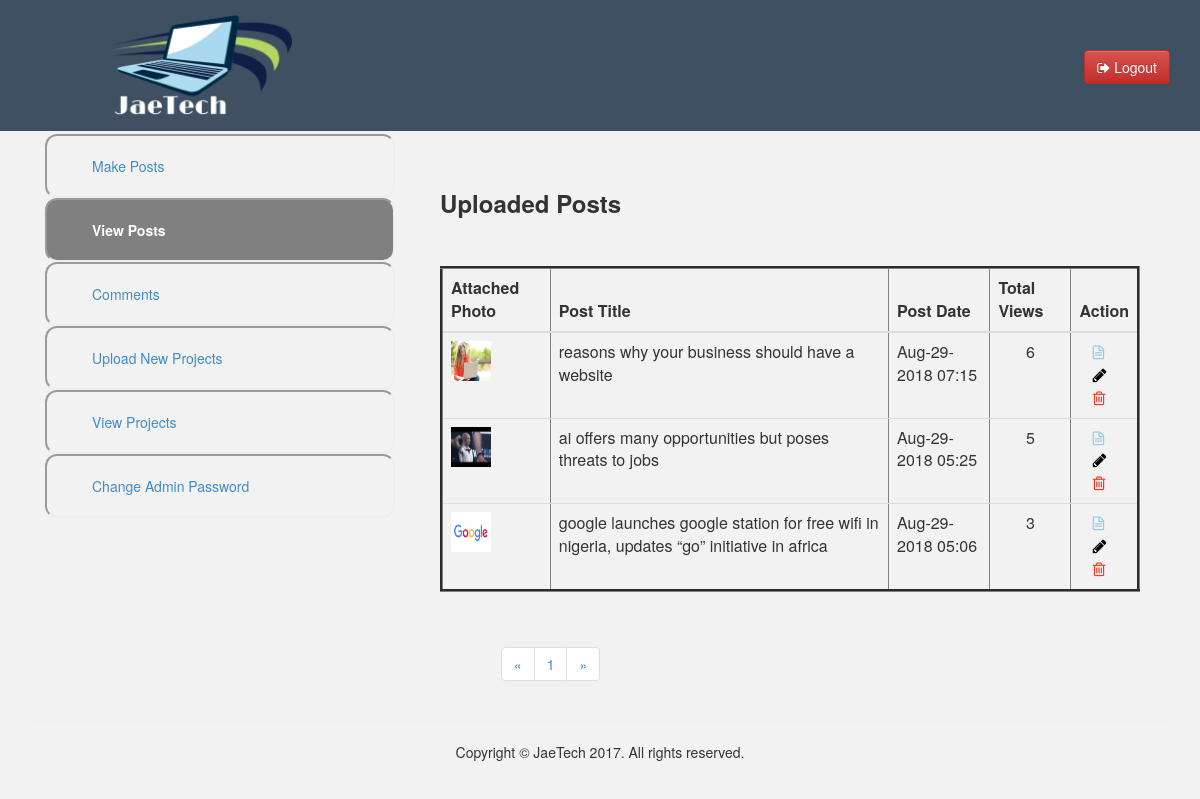
The page /administrator/viewposts.php (signed in) on the database its author committed.
### tables this page shows
CREATE TABLE IF NOT EXISTS `posts` (
  `postid` int(11) NOT NULL AUTO_INCREMENT,
  `posttitle` varchar(700) NOT NULL,
  `attachedfile` varchar(300) NOT NULL,
  `blogPost` varchar(6000) NOT NULL,
  `slugged_title` varchar(400) NOT NULL,
  `dateTime` varchar(100) NOT NULL,
  `hitz` int(200) NOT NULL DEFAULT '0',
  PRIMARY KEY (`postid`)
);

### administrator/viewposts.php (the view, shortened to what this page needs)
<html>
<head>
<link rel="stylesheet" type="text/css" href="css/bootstrap.min.css"/>
<link rel="stylesheet" href="css/font-awesome.min.css">
<link rel="stylesheet" type="text/css" href="css/bootstrap-theme.min.css"/>
<link rel="stylesheet" type="text/css" href="css/style.css"/>
</head>
<body>
	<header class="navbar navbar-inverse navbar-fixed-top bs-docs-nav" role="banner">
		<div class="container nbar">
			<div class="navbar-header">
				<a href="index.php" class="navbar-brand"><img src="img/logo.png" alt="jaetech_logo"  style="height:100px; margin-left: 80px;" align="left" class="img-responsive"/></a>
			</div>
			<nav class="collapse navbar-collapse bs-navbar-collapse" role="navigation">
				<span style="float:right; margin-top:50px;"><a href="sessionend.php" class="btn btn-danger"><i class="fa fa-sign-out"></i>&nbsp;Logout</a></span>
			</nav>
		</div>
	</header>
	<div class="container margin">
		<div class="row">
			<div class="col-md-12">
				<div class="col-md-4">
					<div class="sec-nvbar">
						<ul>
							<a href="posts.php"><li>Make Posts</li></a>
							<a href="viewposts.php"><li  class="actve">View Posts</li></a>
							<a href="comments.php"><li>Comments</li></a>
							<a href="workdone.php"><li>Upload New Projects</li></a>
							<a href="viewprojects.php"><li>View Projects</li></a>
							<a href="change_password.php"><li>Change Admin Password</li></a>
						</ul>
					</div>
				</div>
				<div class="col-md-8">
					<div class="col-sm-12 col-md-12">
						<h3><b>Uploaded Posts</b></h3><br/><br/>
						<table cellpadding="10px" cellspacing="5px" border="3px" class="table">
							<thead>
								<tr>
									<th><b>Attached Photo</b></th>
									<th><b>Post Title</b></th>
									<th><b>Post Date</b></th>
									<th><b>Total Views</b></th>
									<th><b>Action</b></th>
								</tr>
							</thead>
							<tbody>
								<?php
		                          $results_per_page = 10;
		                          $result = mysql_query("SELECT * FROM posts");
		                          $num_of_results = mysql_num_rows($result);
	                              $num_of_pages = ceil($num_of_results/$results_per_page);
	                              if (!isset($_GET['page'])) {
	                                  $page = 1;
	                              }else{
	                                $page = $_GET['page'];
	                              }
	                              $this_page_first_result = ($page-1)*$results_per_page;
								$sql="SELECT * FROM posts ORDER BY postid DESC LIMIT " .$this_page_first_result.','.$results_per_page;
								$r = mysql_query($sql);
								if($r){
									while ($row = mysql_fetch_array($r)) {
										echo "<tr>";
										echo '<td><img src="../postfiles/'.$row['attachedfile'].'" height=40 width=40/></td>';
										echo '<td>'.$row['posttitle'].'</td>';
										echo '<td>'.$row['dateTime'].'</td>';
										echo '<td align="center">'.$row['hitz'].'</td>';
										echo '<td><a href="previewpost.php?id='.$row['postid'].'">&nbsp;&nbsp;&nbsp;<span class="fa fa-file-text-o" style="color:skyblue; text-align:center;"></span></a><br/><a href="editpost.php?id='.$row['postid'].'">&nbsp;&nbsp;&nbsp;<span class="fa fa-pencil" style="color:black; text-align:center;"></span></a><br/><a href="deletepost.php?id='.$row['postid'].'">&nbsp;&nbsp;&nbsp;<span class="fa fa-trash-o" style="color:#f9341e; text-align:center;"></span></a>';
										echo "</tr>";
									}
								}
								?>
							</tbody>
						</table>
					</div>
					<div class="col-sm-11 col-sm-push-1" style="margin-top:15px;">
	                    <?php
	                     echo '<ul class="pagination">
	                                  <li><a href="#">&laquo;</a></li>';
	                        for ($page=1; $page<=$num_of_pages; $page++) {
	                            echo '<li><a href="viewposts.php?page='.$page.'">'.$page.'   </a></li>';
	                          }
	                          echo '<li><a href="#">&raquo;</a></li>
	                                </ul>';
	                    ?>
                	</div>
				</div>
			</div>
		</div>
	</div>
	<footer>
		<div class="container">
			<hr />
			<p class="text-center">Copyright &copy; JaeTech 2017. All rights reserved.</p>
		</div>
	</footer>
</body>
</html>

### administrator/css/style.css (style rules this page uses)
.nbar { background-color:#3e5062; }
.navbar-inverse { background-color:#3e5062; border-color:#3e5062; background-image: linear-gradient(to bottom, #3e5062 0px, #3e5062 100%); background-repeat: repeat-x; }
.margin { margin-top:170px; clear: both; }
.sec-nvbar ul li { padding-top: 20px; padding-bottom: 20px; padding-left: 45px; border: 2px inset; border-radius: 12px; list-style-type: none; margin-left: -40px; margin-top: -0px; }
.sec-nvbar ul { margin-top: -36px; }
.actve { background-color: gray; color: white; font-weight: bold; }
body { background-color: #f2f2f2; }

### rows shown on the page
posts: attachedfile (picture), posttitle "reasons why your business should have a website", dateTime "Aug-29-2018 07:15", hitz "6"
posts: attachedfile (placeholder picture), posttitle "ai offers many opportunities but poses threats to jobs", dateTime "Aug-29-2018 05:25", hitz "5"
posts: attachedfile (picture), posttitle "google launches google station for free wifi in nigeria, updates “go” initiative in africa", dateTime "Aug-29-2018 05:06", hitz "3"
